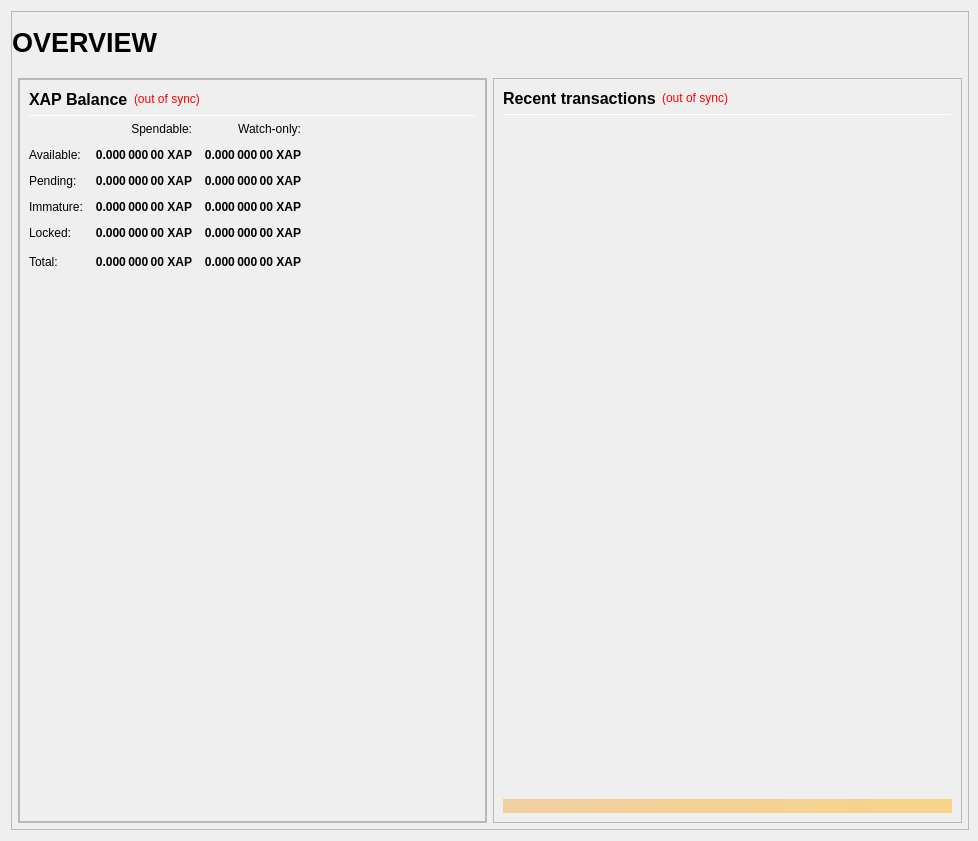
<?xml version="1.0" encoding="UTF-8"?>
<ui version="4.0">
 <class>OverviewPage</class>
 <widget class="QWidget" name="OverviewPage">
  <property name="geometry">
   <rect>
    <x>0</x>
    <y>0</y>
    <width>978</width>
    <height>841</height>
   </rect>
  </property>
  <property name="minimumSize">
   <size>
    <width>960</width>
    <height>682</height>
   </size>
  </property>
  <property name="windowTitle">
   <string>Form</string>
  </property>
  <layout class="QVBoxLayout" name="topLayout" stretch="1">
   <property name="rightMargin">
    <number>9</number>
   </property>
   <item>
    <widget class="QFrame" name="frame_BG">
     <property name="minimumSize">
      <size>
       <width>850</width>
       <height>610</height>
      </size>
     </property>
     <property name="maximumSize">
      <size>
       <width>16777215</width>
       <height>16777215</height>
      </size>
     </property>
     <property name="frameShape">
      <enum>QFrame::StyledPanel</enum>
     </property>
     <property name="frameShadow">
      <enum>QFrame::Raised</enum>
     </property>
     <layout class="QVBoxLayout" name="verticalLayout_3" stretch="1">
      <property name="leftMargin">
       <number>0</number>
      </property>
      <property name="topMargin">
       <number>0</number>
      </property>
      <property name="rightMargin">
       <number>0</number>
      </property>
      <property name="bottomMargin">
       <number>6</number>
      </property>
      <item>
       <layout class="QVBoxLayout" name="verticalLayout_Master" stretch="0,1">
        <property name="leftMargin">
         <number>0</number>
        </property>
        <property name="topMargin">
         <number>0</number>
        </property>
        <property name="rightMargin">
         <number>0</number>
        </property>
        <property name="bottomMargin">
         <number>0</number>
        </property>
        <item>
         <widget class="QFrame" name="frame_Header">
          <layout class="QVBoxLayout" name="verticalLayout_Header" stretch="0">
           <property name="leftMargin">
            <number>0</number>
           </property>
           <property name="topMargin">
            <number>0</number>
           </property>
           <property name="rightMargin">
            <number>0</number>
           </property>
           <property name="bottomMargin">
            <number>0</number>
           </property>
           <item>
            <layout class="QHBoxLayout" name="horizontalLayout_Header" stretch="1,0,1">
             <property name="spacing">
              <number>6</number>
             </property>
             <item>
              <widget class="QLabel" name="labelOverviewHeaderLeft">
               <property name="minimumSize">
                <size>
                 <width>464</width>
                 <height>60</height>
                </size>
               </property>
               <property name="maximumSize">
                <size>
                 <width>16777215</width>
                 <height>60</height>
                </size>
               </property>
               <property name="font">
                <font>
                 <pointsize>20</pointsize>
                 <weight>75</weight>
                 <bold>true</bold>
                </font>
               </property>
               <property name="text">
                <string>OVERVIEW</string>
               </property>
               <property name="alignment">
                <set>Qt::AlignLeading|Qt::AlignLeft|Qt::AlignVCenter</set>
               </property>
              </widget>
             </item>
             <item>
              <spacer name="horizontalSpacer_Header">
               <property name="orientation">
                <enum>Qt::Horizontal</enum>
               </property>
               <property name="sizeHint" stdset="0">
                <size>
                 <width>40</width>
                 <height>20</height>
                </size>
               </property>
              </spacer>
             </item>
             <item>
              <widget class="QLabel" name="labelOverviewHeaderRight">
               <property name="minimumSize">
                <size>
                 <width>464</width>
                 <height>60</height>
                </size>
               </property>
               <property name="maximumSize">
                <size>
                 <width>16777215</width>
                 <height>60</height>
                </size>
               </property>
               <property name="font">
                <font>
                 <pointsize>14</pointsize>
                </font>
               </property>
               <property name="text">
                <string/>
               </property>
               <property name="alignment">
                <set>Qt::AlignRight|Qt::AlignTrailing|Qt::AlignVCenter</set>
               </property>
              </widget>
             </item>
            </layout>
           </item>
          </layout>
         </widget>
        </item>
        <item>
         <widget class="QFrame" name="frame_Content">
          <layout class="QVBoxLayout" name="verticalLayout_Content">
           <property name="leftMargin">
            <number>6</number>
           </property>
           <property name="topMargin">
            <number>0</number>
           </property>
           <property name="rightMargin">
            <number>6</number>
           </property>
           <property name="bottomMargin">
            <number>0</number>
           </property>
           <item>
            <layout class="QHBoxLayout" name="horizontalLayout_Content" stretch="1,1">
             <property name="spacing">
              <number>6</number>
             </property>
             <item>
              <layout class="QVBoxLayout" name="verticalLayout_left" stretch="1">
               <item>
                <widget class="QFrame" name="frameObfuscation">
                 <property name="minimumSize">
                  <size>
                   <width>0</width>
                   <height>0</height>
                  </size>
                 </property>
                 <property name="frameShape">
                  <enum>QFrame::StyledPanel</enum>
                 </property>
                 <property name="frameShadow">
                  <enum>QFrame::Raised</enum>
                 </property>
                 <layout class="QVBoxLayout" name="verticalLayout" stretch="0">
                  <property name="leftMargin">
                   <number>0</number>
                  </property>
                  <property name="topMargin">
                   <number>0</number>
                  </property>
                  <property name="rightMargin">
                   <number>0</number>
                  </property>
                  <property name="bottomMargin">
                   <number>0</number>
                  </property>
                  <item>
                   <widget class="QFrame" name="frame_Balances">
                    <property name="frameShape">
                     <enum>QFrame::StyledPanel</enum>
                    </property>
                    <property name="frameShadow">
                     <enum>QFrame::Raised</enum>
                    </property>
                    <layout class="QVBoxLayout" name="verticalLayout_4">
                     <item>
                      <layout class="QHBoxLayout" name="horizontalLayout_4">
                       <item>
                        <widget class="QLabel" name="label_5">
                         <property name="minimumSize">
                          <size>
                           <width>0</width>
                           <height>20</height>
                          </size>
                         </property>
                         <property name="font">
                          <font>
                           <pointsize>12</pointsize>
                           <weight>75</weight>
                           <bold>true</bold>
                          </font>
                         </property>
                         <property name="text">
                          <string>XAP Balance</string>
                         </property>
                        </widget>
                       </item>
                       <item>
                        <widget class="QLabel" name="labelWalletStatus">
                         <property name="cursor">
                          <cursorShape>WhatsThisCursor</cursorShape>
                         </property>
                         <property name="toolTip">
                          <string>The displayed information may be out of date. Your wallet automatically synchronizes with the Apollon network after a connection is established, but this process has not completed yet.</string>
                         </property>
                         <property name="styleSheet">
                          <string notr="true">QLabel { color: red; }</string>
                         </property>
                         <property name="text">
                          <string notr="true">(out of sync)</string>
                         </property>
                         <property name="alignment">
                          <set>Qt::AlignLeading|Qt::AlignLeft|Qt::AlignVCenter</set>
                         </property>
                        </widget>
                       </item>
                       <item>
                        <spacer name="horizontalSpacer_3">
                         <property name="orientation">
                          <enum>Qt::Horizontal</enum>
                         </property>
                         <property name="sizeHint" stdset="0">
                          <size>
                           <width>40</width>
                           <height>20</height>
                          </size>
                         </property>
                        </spacer>
                       </item>
                      </layout>
                     </item>
                     <item>
                      <widget class="Line" name="line_Balance">
                       <property name="minimumSize">
                        <size>
                         <width>0</width>
                         <height>1</height>
                        </size>
                       </property>
                       <property name="maximumSize">
                        <size>
                         <width>16777215</width>
                         <height>1</height>
                        </size>
                       </property>
                       <property name="orientation">
                        <enum>Qt::Horizontal</enum>
                       </property>
                      </widget>
                     </item>
                     <item>
                      <layout class="QGridLayout" name="gridLayout">
                       <property name="spacing">
                        <number>12</number>
                       </property>
                       <item row="0" column="1">
                        <widget class="QLabel" name="labelSpendable">
                         <property name="text">
                          <string>Spendable:</string>
                         </property>
                         <property name="alignment">
                          <set>Qt::AlignRight|Qt::AlignTrailing|Qt::AlignVCenter</set>
                         </property>
                        </widget>
                       </item>
                       <item row="0" column="2">
                        <widget class="QLabel" name="labelWatchonly">
                         <property name="text">
                          <string>Watch-only:</string>
                         </property>
                         <property name="alignment">
                          <set>Qt::AlignRight|Qt::AlignTrailing|Qt::AlignVCenter</set>
                         </property>
                        </widget>
                       </item>
                       <item row="1" column="0">
                        <widget class="QLabel" name="labelBalanceText">
                         <property name="text">
                          <string>Available:</string>
                         </property>
                        </widget>
                       </item>
                       <item row="1" column="1">
                        <widget class="QLabel" name="labelBalance">
                         <property name="font">
                          <font>
                           <weight>75</weight>
                           <bold>true</bold>
                          </font>
                         </property>
                         <property name="cursor">
                          <cursorShape>IBeamCursor</cursorShape>
                         </property>
                         <property name="toolTip">
                          <string>Your current spendable balance</string>
                         </property>
                         <property name="text">
                          <string notr="true">0.000 000 00 XAP</string>
                         </property>
                         <property name="alignment">
                          <set>Qt::AlignRight|Qt::AlignTrailing|Qt::AlignVCenter</set>
                         </property>
                         <property name="textInteractionFlags">
                          <set>Qt::LinksAccessibleByMouse|Qt::TextSelectableByKeyboard|Qt::TextSelectableByMouse</set>
                         </property>
                        </widget>
                       </item>
                       <item row="1" column="2">
                        <widget class="QLabel" name="labelWatchAvailable">
                         <property name="font">
                          <font>
                           <weight>75</weight>
                           <bold>true</bold>
                          </font>
                         </property>
                         <property name="cursor">
                          <cursorShape>IBeamCursor</cursorShape>
                         </property>
                         <property name="toolTip">
                          <string>Your current balance in watch-only addresses</string>
                         </property>
                         <property name="text">
                          <string notr="true">0.000 000 00 XAP</string>
                         </property>
                         <property name="alignment">
                          <set>Qt::AlignRight|Qt::AlignTrailing|Qt::AlignVCenter</set>
                         </property>
                         <property name="textInteractionFlags">
                          <set>Qt::LinksAccessibleByMouse|Qt::TextSelectableByKeyboard|Qt::TextSelectableByMouse</set>
                         </property>
                        </widget>
                       </item>
                       <item row="2" column="0">
                        <widget class="QLabel" name="labelPendingText">
                         <property name="text">
                          <string>Pending:</string>
                         </property>
                        </widget>
                       </item>
                       <item row="2" column="1">
                        <widget class="QLabel" name="labelUnconfirmed">
                         <property name="font">
                          <font>
                           <weight>75</weight>
                           <bold>true</bold>
                          </font>
                         </property>
                         <property name="cursor">
                          <cursorShape>IBeamCursor</cursorShape>
                         </property>
                         <property name="toolTip">
                          <string>Total of transactions that have yet to be confirmed, and do not yet count toward the spendable balance</string>
                         </property>
                         <property name="text">
                          <string notr="true">0.000 000 00 XAP</string>
                         </property>
                         <property name="alignment">
                          <set>Qt::AlignRight|Qt::AlignTrailing|Qt::AlignVCenter</set>
                         </property>
                         <property name="textInteractionFlags">
                          <set>Qt::LinksAccessibleByMouse|Qt::TextSelectableByKeyboard|Qt::TextSelectableByMouse</set>
                         </property>
                        </widget>
                       </item>
                       <item row="2" column="2">
                        <widget class="QLabel" name="labelWatchPending">
                         <property name="font">
                          <font>
                           <weight>75</weight>
                           <bold>true</bold>
                          </font>
                         </property>
                         <property name="cursor">
                          <cursorShape>IBeamCursor</cursorShape>
                         </property>
                         <property name="toolTip">
                          <string>Unconfirmed transactions to watch-only addresses</string>
                         </property>
                         <property name="text">
                          <string notr="true">0.000 000 00 XAP</string>
                         </property>
                         <property name="alignment">
                          <set>Qt::AlignRight|Qt::AlignTrailing|Qt::AlignVCenter</set>
                         </property>
                         <property name="textInteractionFlags">
                          <set>Qt::LinksAccessibleByMouse|Qt::TextSelectableByKeyboard|Qt::TextSelectableByMouse</set>
                         </property>
                        </widget>
                       </item>
                       <item row="3" column="0">
                        <widget class="QLabel" name="labelImmatureText">
                         <property name="text">
                          <string>Immature:</string>
                         </property>
                        </widget>
                       </item>
                       <item row="3" column="1">
                        <widget class="QLabel" name="labelImmature">
                         <property name="font">
                          <font>
                           <weight>75</weight>
                           <bold>true</bold>
                          </font>
                         </property>
                         <property name="cursor">
                          <cursorShape>IBeamCursor</cursorShape>
                         </property>
                         <property name="toolTip">
                          <string>Staked or masternode rewards that has not yet matured</string>
                         </property>
                         <property name="text">
                          <string notr="true">0.000 000 00 XAP</string>
                         </property>
                         <property name="alignment">
                          <set>Qt::AlignRight|Qt::AlignTrailing|Qt::AlignVCenter</set>
                         </property>
                         <property name="textInteractionFlags">
                          <set>Qt::LinksAccessibleByMouse|Qt::TextSelectableByKeyboard|Qt::TextSelectableByMouse</set>
                         </property>
                        </widget>
                       </item>
                       <item row="3" column="2">
                        <widget class="QLabel" name="labelWatchImmature">
                         <property name="font">
                          <font>
                           <weight>75</weight>
                           <bold>true</bold>
                          </font>
                         </property>
                         <property name="cursor">
                          <cursorShape>IBeamCursor</cursorShape>
                         </property>
                         <property name="toolTip">
                          <string>Staked or masternode rewards in watch-only addresses that has not yet matured</string>
                         </property>
                         <property name="text">
                          <string notr="true">0.000 000 00 XAP</string>
                         </property>
                         <property name="alignment">
                          <set>Qt::AlignRight|Qt::AlignTrailing|Qt::AlignVCenter</set>
                         </property>
                         <property name="textInteractionFlags">
                          <set>Qt::LinksAccessibleByMouse|Qt::TextSelectableByKeyboard|Qt::TextSelectableByMouse</set>
                         </property>
                        </widget>
                       </item>
                       <item row="4" column="0">
                        <widget class="QLabel" name="labelLockedBalanceText">
                         <property name="toolTip">
                          <string>Locked XAP or Masternode collaterals. These are excluded from zXAP minting.</string>
                         </property>
                         <property name="text">
                          <string>Locked:</string>
                         </property>
                        </widget>
                       </item>
                       <item row="4" column="1">
                        <widget class="QLabel" name="labelLockedBalance">
                         <property name="font">
                          <font>
                           <weight>75</weight>
                           <bold>true</bold>
                          </font>
                         </property>
                         <property name="cursor">
                          <cursorShape>IBeamCursor</cursorShape>
                         </property>
                         <property name="toolTip">
                          <string>Locked XAP or Masternode collaterals. These are excluded from zXAP minting.</string>
                         </property>
                         <property name="text">
                          <string notr="true">0.000 000 00 XAP</string>
                         </property>
                         <property name="alignment">
                          <set>Qt::AlignRight|Qt::AlignTrailing|Qt::AlignVCenter</set>
                         </property>
                         <property name="textInteractionFlags">
                          <set>Qt::LinksAccessibleByMouse|Qt::TextSelectableByKeyboard|Qt::TextSelectableByMouse</set>
                         </property>
                        </widget>
                       </item>
                       <item row="4" column="2">
                        <widget class="QLabel" name="labelWatchLocked">
                         <property name="font">
                          <font>
                           <weight>75</weight>
                           <bold>true</bold>
                          </font>
                         </property>
                         <property name="cursor">
                          <cursorShape>IBeamCursor</cursorShape>
                         </property>
                         <property name="toolTip">
                          <string>Current locked balance in watch-only addresses</string>
                         </property>
                         <property name="text">
                          <string notr="true">0.000 000 00 XAP</string>
                         </property>
                         <property name="alignment">
                          <set>Qt::AlignRight|Qt::AlignTrailing|Qt::AlignVCenter</set>
                         </property>
                         <property name="textInteractionFlags">
                          <set>Qt::LinksAccessibleByMouse|Qt::TextSelectableByKeyboard|Qt::TextSelectableByMouse</set>
                         </property>
                        </widget>
                       </item>
                       <item row="5" column="0">
                        <widget class="QLabel" name="labelTotalText">
                         <property name="toolTip">
                          <string>Your current Apollon balance, unconfirmed and immature transactions included</string>
                         </property>
                         <property name="text">
                          <string>Total:</string>
                         </property>
                        </widget>
                       </item>
                       <item row="5" column="1">
                        <widget class="QLabel" name="labelTotal">
                         <property name="font">
                          <font>
                           <weight>75</weight>
                           <bold>true</bold>
                          </font>
                         </property>
                         <property name="cursor">
                          <cursorShape>IBeamCursor</cursorShape>
                         </property>
                         <property name="toolTip">
                          <string>Your current Apollon balance, unconfirmed and immature transactions included</string>
                         </property>
                         <property name="text">
                          <string notr="true">0.000 000 00 XAP</string>
                         </property>
                         <property name="alignment">
                          <set>Qt::AlignRight|Qt::AlignTrailing|Qt::AlignVCenter</set>
                         </property>
                         <property name="textInteractionFlags">
                          <set>Qt::LinksAccessibleByMouse|Qt::TextSelectableByKeyboard|Qt::TextSelectableByMouse</set>
                         </property>
                        </widget>
                       </item>
                       <item row="5" column="2">
                        <widget class="QLabel" name="labelWatchTotal">
                         <property name="font">
                          <font>
                           <weight>75</weight>
                           <bold>true</bold>
                          </font>
                         </property>
                         <property name="cursor">
                          <cursorShape>IBeamCursor</cursorShape>
                         </property>
                         <property name="toolTip">
                          <string>Current total balance in watch-only addresses</string>
                         </property>
                         <property name="text">
                          <string notr="true">0.000 000 00 XAP</string>
                         </property>
                         <property name="alignment">
                          <set>Qt::AlignRight|Qt::AlignTrailing|Qt::AlignVCenter</set>
                         </property>
                         <property name="textInteractionFlags">
                          <set>Qt::LinksAccessibleByMouse|Qt::TextSelectableByKeyboard|Qt::TextSelectableByMouse</set>
                         </property>
                        </widget>
                       </item>
                       <item row="5" column="3">
                        <spacer name="horizontalSpacer_9">
                         <property name="orientation">
                          <enum>Qt::Horizontal</enum>
                         </property>
                         <property name="sizeHint" stdset="0">
                          <size>
                           <width>40</width>
                           <height>20</height>
                          </size>
                         </property>
                        </spacer>
                       </item>
                      </layout>
                     </item>
                     <item>
                      <spacer name="verticalSpacer_3">
                       <property name="orientation">
                        <enum>Qt::Vertical</enum>
                       </property>
                       <property name="sizeHint" stdset="0">
                        <size>
                         <width>20</width>
                         <height>40</height>
                        </size>
                       </property>
                      </spacer>
                     </item>
                    </layout>
                   </widget>
                  </item>
                 </layout>
                </widget>
               </item>
              </layout>
             </item>
             <item>
              <layout class="QVBoxLayout" name="verticalLayout_right" stretch="1">
               <item>
                <widget class="QFrame" name="frame_RecentTransactions">
                 <property name="minimumSize">
                  <size>
                   <width>0</width>
                   <height>0</height>
                  </size>
                 </property>
                 <property name="frameShape">
                  <enum>QFrame::StyledPanel</enum>
                 </property>
                 <property name="frameShadow">
                  <enum>QFrame::Raised</enum>
                 </property>
                 <layout class="QVBoxLayout" name="verticalLayout_1" stretch="0,0,0,0,0">
                  <item>
                   <layout class="QHBoxLayout" name="horizontalLayout_2">
                    <item>
                     <widget class="QLabel" name="label_4">
                      <property name="minimumSize">
                       <size>
                        <width>0</width>
                        <height>20</height>
                       </size>
                      </property>
                      <property name="font">
                       <font>
                        <pointsize>12</pointsize>
                        <weight>75</weight>
                        <bold>true</bold>
                       </font>
                      </property>
                      <property name="text">
                       <string>Recent transactions</string>
                      </property>
                     </widget>
                    </item>
                    <item>
                     <widget class="QLabel" name="labelTransactionsStatus">
                      <property name="cursor">
                       <cursorShape>WhatsThisCursor</cursorShape>
                      </property>
                      <property name="toolTip">
                       <string>The displayed information may be out of date. Your wallet automatically synchronizes with the Apollon network after a connection is established, but this process has not completed yet.</string>
                      </property>
                      <property name="styleSheet">
                       <string notr="true">QLabel { color: red; }</string>
                      </property>
                      <property name="text">
                       <string notr="true">(out of sync)</string>
                      </property>
                      <property name="alignment">
                       <set>Qt::AlignRight|Qt::AlignTrailing|Qt::AlignVCenter</set>
                      </property>
                     </widget>
                    </item>
                    <item>
                     <spacer name="horizontalSpacer">
                      <property name="orientation">
                       <enum>Qt::Horizontal</enum>
                      </property>
                      <property name="sizeHint" stdset="0">
                       <size>
                        <width>40</width>
                        <height>20</height>
                       </size>
                      </property>
                     </spacer>
                    </item>
                   </layout>
                  </item>
                  <item>
                   <widget class="Line" name="line">
                    <property name="minimumSize">
                     <size>
                      <width>0</width>
                      <height>1</height>
                     </size>
                    </property>
                    <property name="maximumSize">
                     <size>
                      <width>16777215</width>
                      <height>1</height>
                     </size>
                    </property>
                    <property name="orientation">
                     <enum>Qt::Horizontal</enum>
                    </property>
                   </widget>
                  </item>
                  <item>
                   <widget class="QListView" name="listTransactions">
                    <property name="minimumSize">
                     <size>
                      <width>0</width>
                      <height>0</height>
                     </size>
                    </property>
                    <property name="styleSheet">
                     <string notr="true">QListView { background: transparent; }</string>
                    </property>
                    <property name="frameShape">
                     <enum>QFrame::NoFrame</enum>
                    </property>
                    <property name="verticalScrollBarPolicy">
                     <enum>Qt::ScrollBarAlwaysOff</enum>
                    </property>
                    <property name="horizontalScrollBarPolicy">
                     <enum>Qt::ScrollBarAlwaysOff</enum>
                    </property>
                    <property name="selectionMode">
                     <enum>QAbstractItemView::NoSelection</enum>
                    </property>
                   </widget>
                  </item>
                  <item>
                   <spacer name="verticalSpacer_2">
                    <property name="orientation">
                     <enum>Qt::Vertical</enum>
                    </property>
                    <property name="sizeType">
                     <enum>QSizePolicy::Expanding</enum>
                    </property>
                    <property name="sizeHint" stdset="0">
                     <size>
                      <width>20</width>
                      <height>40</height>
                     </size>
                    </property>
                   </spacer>
                  </item>
                  <item>
                   <widget class="QLabel" name="labelAlerts">
                    <property name="maximumSize">
                     <size>
                      <width>16777215</width>
                      <height>16777215</height>
                     </size>
                    </property>
                    <property name="styleSheet">
                     <string notr="true">background-color: qlineargradient(x1: 0, y1: 0, x2: 1, y2: 0, stop:0 #F0D0A0, stop:1 #F8D488); color:#000000;</string>
                    </property>
                    <property name="text">
                     <string/>
                    </property>
                    <property name="wordWrap">
                     <bool>true</bool>
                    </property>
                    <property name="margin">
                     <number>3</number>
                    </property>
                   </widget>
                  </item>
                 </layout>
                </widget>
               </item>
              </layout>
             </item>
            </layout>
           </item>
          </layout>
         </widget>
        </item>
       </layout>
      </item>
     </layout>
    </widget>
   </item>
  </layout>
 </widget>
 <resources/>
 <connections/>
</ui>
